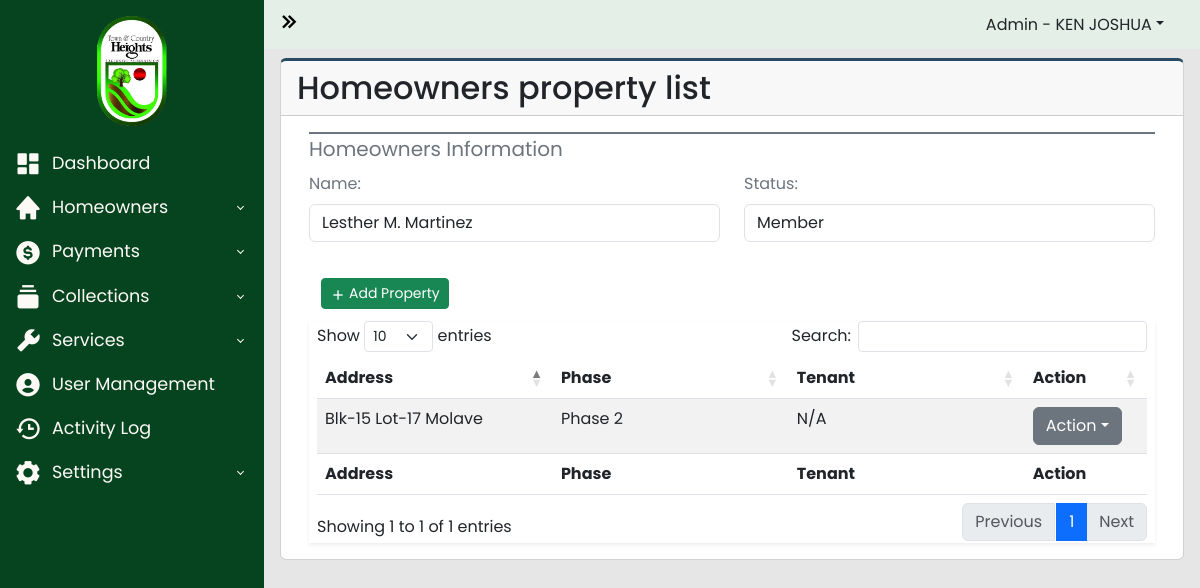
Page /admin-panel/property.php?id=60 (signed in) on the earlier database version.
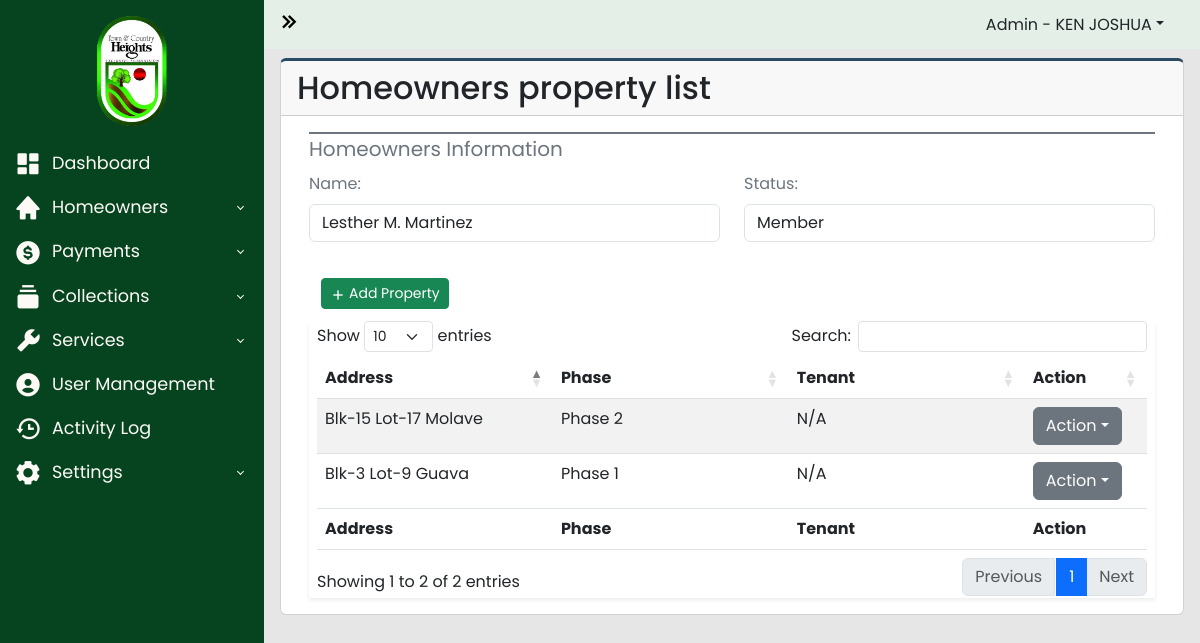
Same page on the later database version.
### tables this page shows
CREATE TABLE `property_list` (
  `id` int(100) NOT NULL,
  `homeowners_id` int(100) NOT NULL,
  `blk` varchar(100) NOT NULL,
  `lot` varchar(100) NOT NULL,
  `phase` varchar(100) NOT NULL,
  `street` varchar(100) NOT NULL,
  `tenant` int(100) DEFAULT NULL
);

### admin-panel/property.php (the view, shortened to what the changed rows need)
<?php
require_once("../includes/header.php");
?>
<?php
$server = new Server;
$server->adminAuthentication();
$id = $_GET['id'];
?>
<body>
  <div class="wrapper">
    <div class="main">
      <main class="content px-3 py-2">
        <div class="card card-border">
          <div class="card-header">
            <h2>Homeowners property list</h2>
          </div>
          <div class="card-body">
            <div class="container-fluid">
              <section class="main-content mt-4">
                <div class="row">
                  <div class="col-xs-12">
                    <div class="box">
                      <div class="body-box shadow-sm">
                        <div class="table-responsive mx-2">
                          <table id="propertyTable" class="table table-striped" style="width:100%">
                            <thead>
                              <tr>
                                <th width="20%">Address</th>
                                <th width="20%">Phase</th>
                                <th width="20%">Tenant</th>
                                <th scope="col" width="5%">Action</th>
                              </tr>
                            </thead>
                            <tbody>
                              <?php
                              $query = "SELECT * FROM property_list WHERE homeowners_id = :id";
                              $data = ["id" => $id];
                              $connection = $server->openConn();
                              $stmt = $connection->prepare($query);
                              $stmt->execute($data);
                              $count = $stmt->rowCount();
                              if ($count) {
                                while ($result = $stmt->fetch()) {
                                  $blk = $result['blk'];
                                  $lot = $result['lot'];
                                  $phase = $result['phase'];
                                  $street = $result['street'];
                                  $tenant_id = $result['tenant'];
                              ?>
                                  <tr>
                                    <td><?php echo "Blk-" . $blk . " Lot-" . $lot . " " . $street ?></td>
                                    <td><?php echo $phase ?></td>
                                    <td><?php
                                      $query2 = "SELECT * FROM homeowners_users WHERE id = :id";
                                      $data2 = ["id" => $tenant_id];
                                      $stmt2 = $connection->prepare($query2);
                                      $stmt2->execute($data2);
                                      $result2 = $stmt2->fetch();
                                      if($tenant_id != null){
                                        echo $result2['firstname']." ".$result2['middle_initial']. " " . $result2['lastname'] ;
                                      } else {
                                        echo "N/A";
                                      }
                                    ?></td>
                                    <td>
                                      <div class="dropdown">
                                        <a class="btn btn-secondary dropdown-toggle" type="button" data-bs-toggle="dropdown">Action</a>
                                      </div>
                                    </td>
                                  </tr>
                              <?php
                                }
                              } else {
                              }
                              ?>
                            </tbody>
                            <tfoot>
                              <tr>
                                <th width="20%">Address</th>
                                <th width="20%">Phase</th>
                                <th width="20%">Tenant</th>
                                <th scope="col" width="5%">Action</th>
                              </tr>
                            </tfoot>
                          </table>
                        </div>
                      </div>
                    </div>
                  </div>
                </div>
              </section>
            </div>
          </div>
        </div>
      </main>
    </div>
  </div>
  <?php
  include("../includes/footer.php");
  ?>

Differences in the rows shown:
added property_list: blk "3", lot "9", street "Guava", phase "Phase 1"
Other differences:
text written by a page script: "Show entries Search: Showing 1 to 1 of 1 entries Previous 1 Next" → "Show entries Search: Showing 1 to 2 of 2 entries Previous 1 Next"
